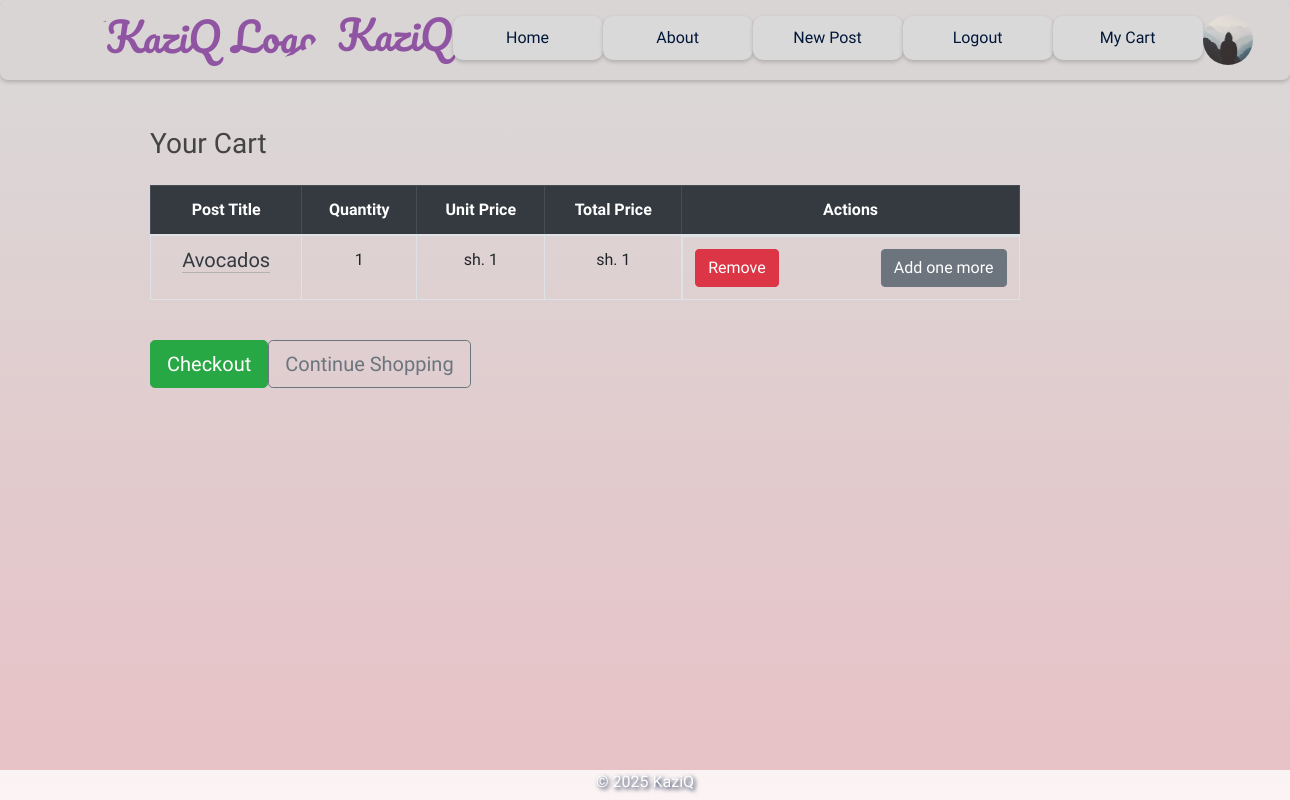
Page /cart (signed in) on the committed database.
### flaskblog/models.py (models this page shows, shortened)
class User(db.Model, UserMixin):
    id = db.Column(db.Integer, primary_key=True)
    username = db.Column(db.String(20), unique=True, nullable=False)
    email = db.Column(db.String(120), unique=True, nullable=False)
    whatsapp = db.Column(db.String(20), nullable=False)
    image_file = db.Column(db.String(20), nullable=False, default='default.jpg')
    password = db.Column(db.String(60), nullable=False)
    is_admin = db.Column(db.Boolean, nullable=False, default=False)
    account_balance = db.Column(db.Float, default=0.0)  # Current available balance
    total_sales = db.Column(db.Float, default=0.0)      # Lifetime sales
    bank_account = db.Column(db.String(50), nullable=True)
    bank_name = db.Column(db.String(100), nullable=True)
    phone_for_payment = db.Column(db.String(20), nullable=True)
    posts = db.relationship('Post', backref='author', lazy=True)

class CartItem(db.Model):
    id = db.Column(db.Integer, primary_key=True)
    user_id = db.Column(db.Integer, db.ForeignKey('user.id'), nullable=False)
    post_id = db.Column(db.Integer, db.ForeignKey('post.id'), nullable=False)
    quantity = db.Column(db.Integer, default=1)

class Post(db.Model):
    id = db.Column(db.Integer, primary_key=True)
    title = db.Column(db.String(100), nullable=False)
    date_posted = db.Column(db.DateTime, nullable=False, default=datetime.utcnow)
    content = db.Column(db.Text, nullable=False)
    unit = db.Column(db.String(20), nullable=False, default='')
    price = db.Column(db.String(20), nullable=False, default='')
    user_id = db.Column(db.Integer, db.ForeignKey('user.id'), nullable=False)
    image_file = db.Column(db.String(20), nullable=True)
    cart_items = db.relationship('CartItem', backref='post', lazy=True)
    category = db.Column(db.String(50), nullable=False)

### flaskblog/routes.py (the view)
@app.route('/cart')
@login_required
def view_cart():
    cart_items = CartItem.query.filter_by(user_id=current_user.id).all()
    return render_template('cart.html', title='Your Cart', cart_items=cart_items)

### flaskblog/__init__.py (called while the page is built)
@login_manager.user_loader
def load_user(user_id):
    return User.query.get(int(user_id))

@app.context_processor
def inject_min_max():
    return dict(min=min, max=max)

### flaskblog/templates/cart.html (shortened to what this page needs)
{% extends "layout.html" %}
{% block content %}
<div class="cart container mt-4">
    <h3 class="mb-4 text-center">Your Cart</h3>
    <div class="table-responsive">
        <table class="table table-bordered table-hover text-center">
            <thead class="table-dark">
                <tr>
                    <th>Post Title</th>
                    <th>Quantity</th>
                    <th>Unit Price</th>
                    <th>Total Price</th>
                    <th colspan="2">Actions</th>
                </tr>
            </thead>
            <tbody>
                {% for item in cart_items %}
                <tr>
                    <td>
                        <h5>
                            <a class="article-title text-decoration-none text-dark"
                               href="{{ url_for('post', post_id=item.post.id) }}">
                                {{ item.post.title }}
                            </a>
                        </h5>
                    </td>
                    <td>{{ item.quantity }}</td>
                    <td>sh. {{ item.post.price }}</td>
                    <td>sh. {{ item.post.price|int * item.quantity }}</td>
                    <td class="d-flex justify-content-between">
                        <form action="{{ url_for('remove_from_cart', item_id=item.id) }}" method="POST">
                            <button type="submit" class="btn btn-danger">Remove</button>
                        </form>
                        <form action="{{ url_for('add_to_cart', post_id=item.post.id) }}" method="POST">
                            <button type="submit" class="btn btn-secondary ml-3">Add one more</button>
                        </form>
                    </td>
                </tr>
                {% endfor %}
            </tbody>
        </table>
    </div>
    <div class="d-flex justify-content-between mt-4">
        <a href="{{ url_for('checkout') }}" class="btn btn-success btn-lg">Checkout</a>
        <a href="{{ url_for('home') }}" class="btn btn-outline-secondary btn-lg">Continue Shopping</a>
    </div>
</div>
{% endblock %}

### flaskblog/templates/layout.html (shortened to what this page needs)
<!DOCTYPE html>
<html lang="en">
<head>
    <link rel="stylesheet" href="https://cdn.jsdelivr.net/npm/bootstrap@4.3.1/dist/css/bootstrap.min.css">
    <link rel="stylesheet" type="text/css" href="{{ url_for('static', filename='main.css') }}">
    <link href="https://cdnjs.cloudflare.com/ajax/libs/font-awesome/5.15.4/css/all.min.css" rel="stylesheet">
</head>
<body>
    <header class="site-header">
        <nav class="navbar navbar-expand-md" id="navbar">
            <div class="container">
                <a class="navbar-brand" href="/">
                    <img src="{{ url_for('static', filename='service-client.png') }}" alt="KaziQ Logo" class="navbar-logo">
                    KaziQ
                </a>
                <div class="collapse navbar-collapse" id="navbarToggle">
                    <div class="navbar-nav mr-auto" id="navbar-nav">
                        <a class="nav-item nav-link" href="{{url_for('home')}}">Home</a>
                        <a class="nav-item nav-link" href="{{url_for('about')}}">About</a>
                        {% if current_user.is_authenticated %}
                        <a class="nav-item nav-link" href="{{url_for('new_post')}}">New Post</a>
                        <a class="nav-item nav-link" href="{{url_for('logout')}}">Logout</a>
                        <a class='nav-item nav-link' href="{{url_for('view_cart')}}">My Cart</a>
                        <a href="{{ url_for('account') }}">
                            <img src="{{ url_for('static', filename='profile_pics/' + current_user.image_file) }}" alt="Profile" class="rounded-circle account-img">
                        </a>
                        {% else %}
                            <a class="nav-item nav-link" href="{{url_for('login')}}">Login</a>
                            <a class="nav-item nav-link" href="{{url_for('register')}}">Register</a>
                        {% endif %}
                    </div>
                </div>
            </div>
        </nav>
    </header>
    <main role="main" class="container mt-5 pt-5">
        <div class="row">
            <div class="content-container">
                <div class="body-content">
                    <div class="wholebar">
                        <div class="actual-content">
                            {% block content %}{% endblock %}
                        </div>
                        <div class="sidebar">
                        </div>
                    </div>
                </div>
            </div>
        </div>
    </main>
    <footer>
        <div class="footer-container">
            <div class="footer">
                <p>&copy; 2025 KaziQ</p>
            </div>
        </div>
    </footer>
</body>
</html>

### flaskblog/static/main.css (style rules this page uses)
body { background-image: linear-gradient(to bottom, #D9D9D9, #E8C1C5); background-repeat: no-repeat; background-position:center; background-attachment: fixed; font-family: "Itim", cursive; font-weight: 400; font-style: normal; color: #011638; margin:0; }
h1, h2, h3, h4, h5, h6 { color: #444444; }
#navbar { background-color:#dad5d5; width: 100%; height: 80px; border-radius:8px; box-shadow: 0 2px 4px 0 rgba(0,0,0,0.2); margin-top: 0; display:flex; justify-content:center; align-items:center; }
#navbar-nav { width:100%; display:flex; justify-content:space-around; align-items:end; margin-top:-5px; }
.navbar-nav .account-img { height: 50px; width: 50px; border-radius: 50%; margin-right: 20px; margin-bottom:-5px; }
.navbar-nav { margin:0; width:100%; display:flex; justify-content:space-around; }
.navbar-brand { font-family: "Pacifico", cursive; font-weight: 400; font-style: normal; color: #9055A2; font-size:2.5rem; }
.nav-item { font-family: "Itim", cursive; font-weight: 400; font-style: normal; color: #011638; width:150px; text-align:center; }
.body-content { display:flex; justify-content:center; align-items:center; flex-direction:column; }
.navbar, .navbar-collapse { filter: none; pointer-events: auto; z-index: 1050; }
.content-container { display:flex; justify-content:center; align-items:center; margin:auto; }
.actual-content { border: none; border-radius:1em; display: grid; gap: 20px; grid-template-columns: repeat(2, 1fr); height:100%; width:100%; margin-right:20px; }
.article-title { color: #2E294E; border-bottom: 1px solid #b3b1b1; margin-bottom:10px; }
.account-img { height: 125px; width: 125px; margin-right: 20px; margin-bottom: 16px; }
.cart { display:flex; justify-content:start; align-items:start; flex-direction:column; width:900px; }
.navbar-logo { height: 40px; width: auto; margin-right: 10px; border-radius:50%; margin-bottom:10px; }
footer { display:flex; justify-content:center; align-items:start; background-color: rgba(255, 255, 255, 0.8); width:100%; height: 35px; color:#ffffff; font-size:1rem; position:fixed; bottom:-5px; text-shadow: 2px 2px 4px #011638; }
.sidebar { width: 250px; padding: 20px; border-radius:1em; background:none; border-radius:0 1em 1em 0; text-align:center; }
.site-header .navbar-nav .nav-link { color:#011638; background-color:#D9D9D9; border-radius:10px; text-align:center; padding:10px 25px; transition: background-color 0.3s; box-shadow: 0 2px 4px 0 rgba(0,0,0,0.2); }
.wholebar { display:flex; justify-content:center; align-items:center; margin:-73px 0px 50px 60px; }

### rows in the picture
User: image_file (placeholder picture)
CartItem: post "Avocados", quantity "1", post.price "1", item.post.price|int*item.quantity "1"
